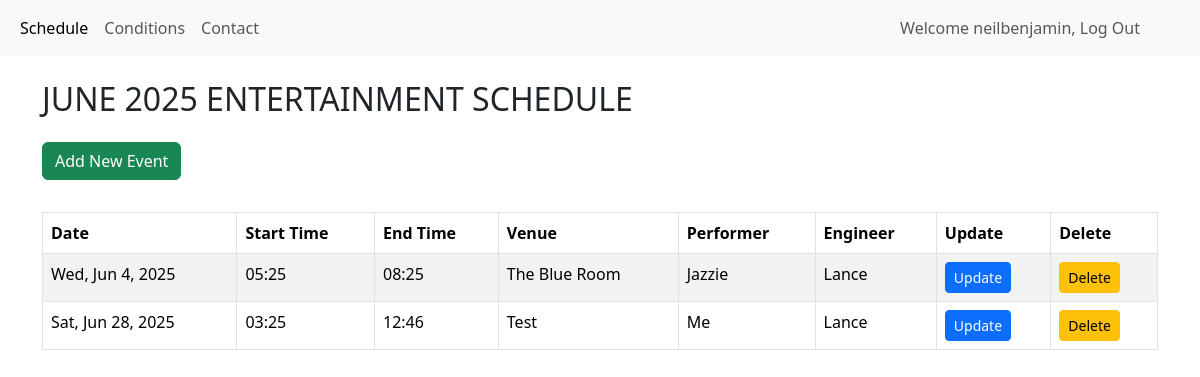
The app's page / (signed in) with its own data.
### planner/models.py (models this page shows, shortened)
class Event(models.Model):
    date = models.DateField()
    performance_time_start = models.TimeField(verbose_name="Start Time")
    performance_time_end = models.TimeField(verbose_name="End Time")
    venue = models.CharField(max_length=100)
    performer = models.CharField(max_length=100)
    sound_engineer = models.ForeignKey(SoundEngineer,
                                       on_delete=models.SET_NULL,
                                       blank=True,
                                       null=True,
                                       related_name='events_as_engineer')
    event_notes = models.TextField(verbose_name="Event notes",
                                   blank=True, null=True)
    class Meta:
        ordering = ['date', 'performance_time_start']
        permissions = [
            ("can_manage_event_engineer", "can_assign_engineers")
        ]

class SoundEngineer(models.Model):
    name = models.CharField(max_length=100, unique=True)
    contact_email = models.EmailField(blank=True, null=True)
    contact_number = models.CharField(max_length=100, unique=True)
    def __str__(self):
        return self.name
    class Meta:
        ordering = ['name']

### planner/views.py (the view)
# urls.py: path('', views.index, name='index'),
@login_required
def index(request: HttpRequest) -> HttpRequest:
    events = Event.objects.all().order_by('date', 'performance_time_start')
    return render(request, 'pages/planner.html', {'events': events})

### planner/templates/pages/planner.html (shortened to what this page needs)
{% extends 'pages/base.html' %}
    {% block content %}
    <div class="container mt-4">
        <h2 class="mb-4">JUNE 2025 ENTERTAINMENT SCHEDULE</h2>
        {% if user.is_authenticated %}
        <p>
            <a href="{% url 'planner:add_event' %}" class="btn btn-success mb-3">Add New Event</a>
        </p>
        {% endif %}
        <div class="table-responsive">
            <table class="table table-striped table-bordered">
                <thead>
                    <tr>
                        <th>Date</th>
                        <th>Start Time</th>
                        <th>End Time</th>
                        <th>Venue</th>
                        <th>Performer</th>
                        <th>Engineer</th>
                        {% if user.is_authenticated %}
                        <th>Update</th>
                        <th>Delete</th>
                        {% endif %}
                    </tr>
                </thead>
                <tbody>
                    {% for event in events %}
                    <tr>
                        <td>{{ event.date|date:"D, M j, Y" }}</td>
                        <td>{{ event.performance_time_start|time:"H:i" }}</td>
                        <td>{{ event.performance_time_end|time:"H:i" }}</td>
                        <td>{{ event.venue }}</td>
                        <td>{{ event.performer }}</td>
                        <td>{{ event.sound_engineer }}</td>
                        {% if user.is_authenticated %}
                        <td>
                            <a href="{% url 'planner:edit_event' pk=event.pk %}" class="btn btn-sm btn-primary">Update</a>
                        </td>
                                                <td>
                            <a href="{% url 'planner:delete' pk=event.pk %}" class="btn btn-sm btn-warning">Delete</a>
                        </td>
                        {% endif %}
                    </tr>
                    {% endfor %}
                </tbody>
            </table>
        </div>
    </div>
    {% endblock %}

### planner/templates/pages/base.html (shortened to what this page needs)
{% load static %}
{% load crispy_forms_tags %}
<!DOCTYPE html>
<html lang="en">
<head>
    <link rel="stylesheet" href="{% static 'stylesheet.css' %}">
    <link href="https://cdn.jsdelivr.net/npm/bootstrap@5.3.6/dist/css/bootstrap.min.css" rel="stylesheet"
>
</head>
<body>
    <nav class="navbar navbar-expand-lg bg-body-tertiary">
        <div class="container-fluid">
            <div class="collapse navbar-collapse" id="navbarNav">
                <ul class="navbar-nav">
                    <li class="nav-item">
                        <a class="nav-link active" aria-current="page" href="{% url 'planner:index' %}">Schedule</a>
                    </li>
                    <li class="nav-item">
                        <a class="nav-link" href="{% url 'planner:conditions' %}">Conditions</a>
                    </li>
                    <li class="nav-item">
                        <a class="nav-link" href="{% url 'planner:contact' %}">Contact</a>
                    </li>
                </ul>
                <ul class="navbar-nav ms-auto">
                    <li class="nav-item">
                        <a class="nav-link pe-5" href="{% url 'accounts:logout' %}">Welcome {{user.username}}, Log
                            Out</a>
                    </li>
                </ul>
            </div>
        </div>
    </nav>
    {% block content %}{% endblock %}
</body>

### planner/static/stylesheet.css (style rules this page uses)
body { background-color: rgb(115, 115, 255); }
td { color: red; }

### records on screen
Event: date "Wed, Jun 4, 2025", performance_time_start "05:25", performance_time_end "08:25", venue "The Blue Room", performer "Jazzie", sound_engineer "Lance"
Event: date "Sat, Jun 28, 2025", performance_time_start "03:25", performance_time_end "12:46", venue "Test", performer "Me", sound_engineer "Lance"

### other values on screen
{{ user.username }} "neilbenjamin"
